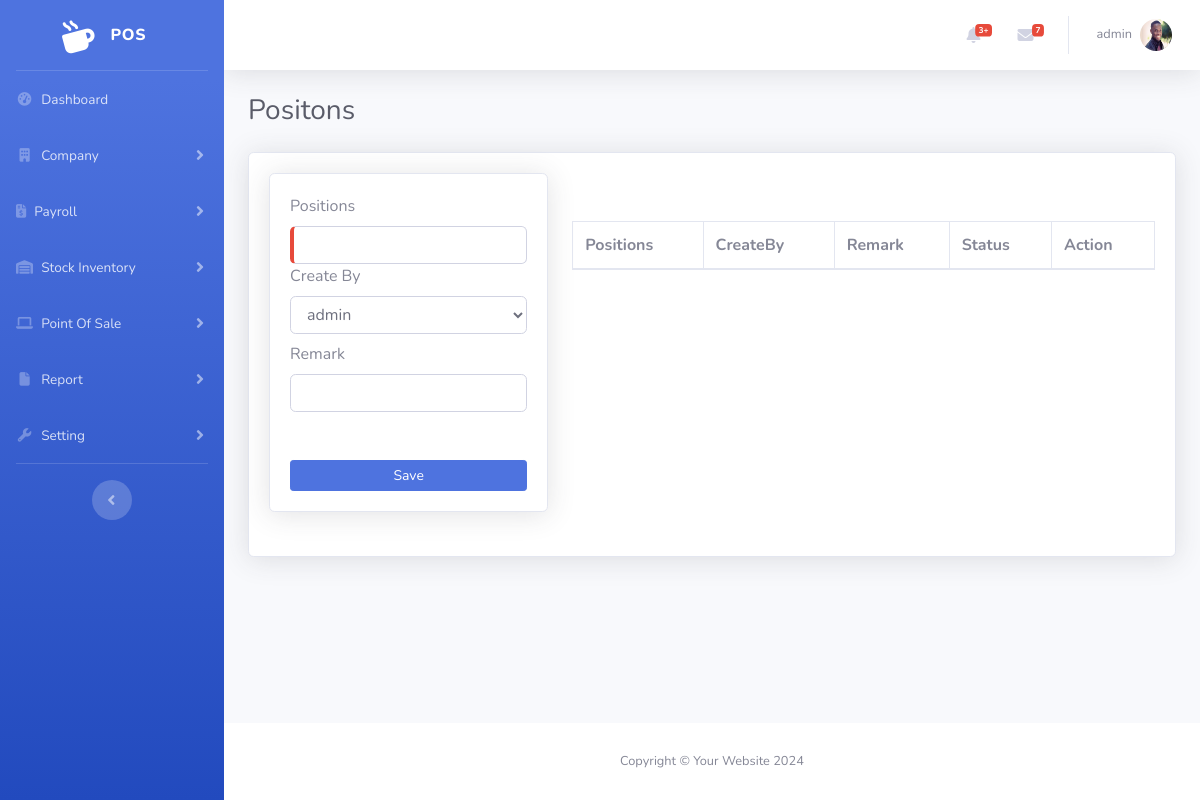
Page /admin/positions.php (signed in) on the earlier database version.
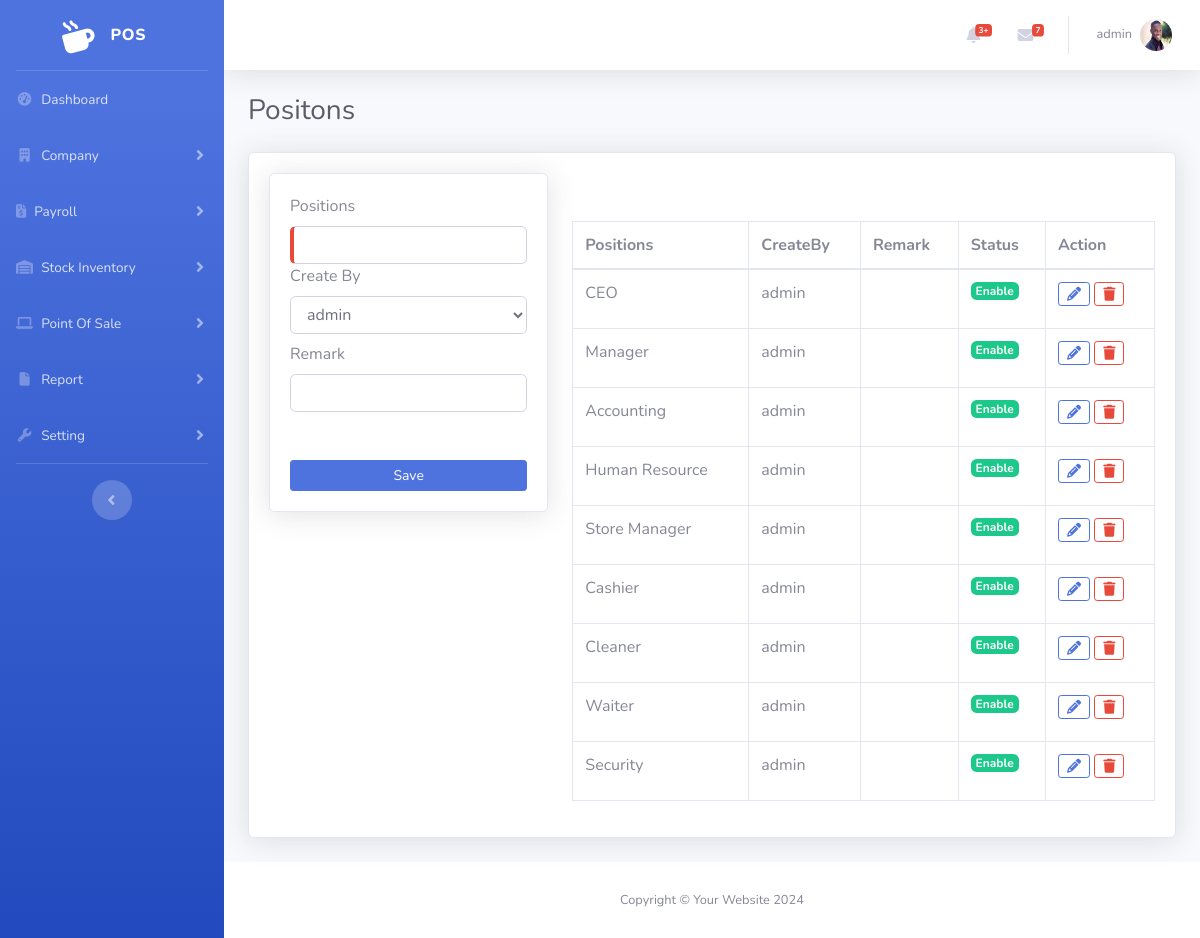
Same page on the later database version.
### tables this page shows
CREATE TABLE `positions` (
  `Id` int(11) NOT NULL,
  `Positions` varchar(200) NOT NULL,
  `CreateBy` int(11) NOT NULL,
  `Remark` text NOT NULL,
  `Status` int(1) NOT NULL,
  `CreateAt` timestamp NOT NULL DEFAULT current_timestamp() ON UPDATE current_timestamp(),
  `UpdateAt` datetime NOT NULL,
  `del` int(11) NOT NULL DEFAULT 1
);

CREATE TABLE `user` (
  `Id` int(11) NOT NULL,
  `OutletId` int(11) DEFAULT NULL,
  `EmployeeId` int(11) DEFAULT NULL,
  `RoleId` int(11) DEFAULT NULL,
  `Username` varchar(120) NOT NULL,
  `Password` varchar(255) NOT NULL,
  `Remark` varchar(255) DEFAULT NULL,
  `Status` tinyint(1) DEFAULT 1,
  `CreateBy` int(11) DEFAULT NULL,
  `CreateAt` timestamp NOT NULL DEFAULT current_timestamp(),
  `UpdateAt` datetime DEFAULT NULL,
  `del` int(11) NOT NULL DEFAULT 1
);

### admin/positions.php (the view, shortened to what the changed rows need)
<?php
include('include/head.php');
?>
<!DOCTYPE html>
<html lang="en">
<head>
    <link href="vendor/fontawesome-free/css/all.min.css" rel="stylesheet" type="text/css">
    <link rel="stylesheet" href="https://cdnjs.cloudflare.com/ajax/libs/font-awesome/6.5.2/css/all.min.css" />
    <link href="css/sb-admin-2.min.css" rel="stylesheet">
    <link href="vendor/datatables/dataTables.bootstrap4.min.css" rel="stylesheet">
</head>
<body id="page-top">
    <div id="wrapper">
        <div id="content-wrapper" class="d-flex flex-column">
            <div id="content">
                <?php include './include/topbar.php' ?>
                <div class="container-fluid">
                    <div class="d-sm-flex align-items-center justify-content-between mb-4">
                        <h1 class="h3 mb-0 text-gray-800">Positons</h1>
                    </div>
                    <div class="card shadow mb-4">
                        <div class="card-body">
                            <div class="row">
                                <div class="col-8 mt-5">
                                    <div class="table-responsive">
                                        <table class="table table-bordered" id="dataTable" width="100%" cellspacing="0">
                                            <thead>
                                                <tr>
                                                    <th>Positions</th>
                                                    <th>CreateBy</th>
                                                    <th>Remark</th>
                                                    <th>Status</th>
                                                    <th>Action</th>
                                                </tr>
                                            </thead>
                                            <tbody>
                                                <?php
                                                $sqlpositions = "SELECT * FROM `positions` WHERE del=1";
                                                $item = $conn->query($sqlpositions);
                                                ?>
                                                <?php foreach ($item as $rowpositions) :
                                                    $createby = $conn->query("SELECT * FROM `user` WHERE Id=" . $rowpositions['CreateBy'])->fetch_assoc();
                                                ?>
                                                    <tr>
                                                        <td><?= $rowpositions['Positions'] ?></td>
                                                        <td><?= $createby['Username'] ?></td>
                                                        <td><?= $rowpositions['Remark'] ?></td>
                                                        <td>
                                                            <?php
                                                            if ($rowpositions['Status'] == 1) {
                                                                echo '<p><a href="statusPositions.php?Id=' . $rowpositions['Id'] . '&Status=0" class="badge badge-lg badge-success text-white">Enable</a></p>';
                                                            } else {
                                                                echo '<p><a href="statusPositions.php?Id=' . $rowpositions['Id'] . '&Status=1" class="badge badge-secondary badge-lg text-white">Disable</a></p>';
                                                            }
                                                            ?>
                                                        </td>
                                                        <td>
                                                            <a href="positions.php?Id=<?= $rowpositions['Id'] ?>" class="btn btn-outline-primary btn-sm "><i class="fa fa-pencil"></i></a>
                                                            <button type="button" class="btn btn-outline-danger btn-sm" data-toggle="modal" data-target="#confirm-delete" data-href="positions.php?delId=<?= $rowpositions['Id'] ?>"><i class="fas fa-trash"></i></button>
                                                        </td>
                                                    </tr>
                                                <?php endforeach  ?>
                                            </tbody>
                                        </table>
                                    </div>
                                </div>
                            </div>
                        </div>
                    </div>
                </div>
            </div>
        </div>
    </div>
</body>
</html>

Differences in the rows shown:
added positions: Positions "CEO", user.Username "admin"
added positions: Positions "Manager", user.Username "admin"
added positions: Positions "Accounting", user.Username "admin"
added positions: Positions "Human Resource", user.Username "admin"
added positions: Positions "Store Manager", user.Username "admin"
added positions: Positions "Cashier", user.Username "admin"
added positions: Positions "Cleaner", user.Username "admin"
added positions: Positions "Waiter", user.Username "admin"
added positions: Positions "Security", user.Username "admin"
